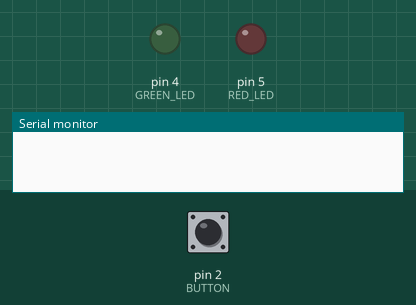
This sketch was run on a simulated Arduino Uno, built with avr-gcc and run on an emulated ATmega328P. Parts: output pins drawn as LEDs (lit = HIGH), the last lines printed to the serial monitor. The inputs (shaded band) are chosen by the test bench; at power-on: pin 2 (BUTTON) HIGH.

Above: at 1.2 s.
1.3 s: pin 2 (BUTTON) pulled LOW for 0.15 s
At 1.7 s:
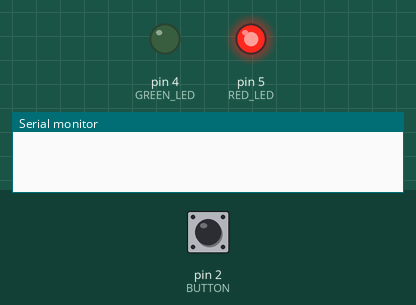
2.9 s: pin 2 (BUTTON) pulled LOW for 3.2 s
At 3.7 s:
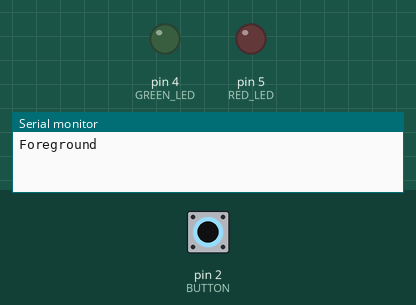
Timing chart, 0 to 7.7 s (numbered marks = the images above; inputs shaded):
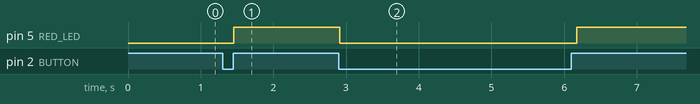

Measured:
- after the input at 1.3 s, pin 5 (RED_LED): LOW → HIGH after 0.16 s
- after the input at 2.9 s, pin 5 (RED_LED): HIGH → LOW at once, → HIGH 3.3 s later

The sketch:

Problem.ino
```cpp
// define shield pins
#define BUTTON 2
#define GREEN_LED 4
#define RED_LED 5

#define LED_TIME 200 // 100 ms on
#define TIMER1_COMPARE_VALUE 31250 //1s w/ 256 prescale
#define TIMER2_COMPARE_VALUE 255 // 1024 prescale, needs to be 1562.5 to be 10 Hz, so another "prescale" is in the ISR


// init counters/flags for each timer
volatile unsigned int gCounter = 0;
volatile unsigned char gISRFlagTimer1 = 0;
volatile unsigned int gISRFlagTimer2 = 0;
volatile bool buttonPressed = false;

void setup() {
  // init comms
  Serial.begin(9600);

  // init I/Os off
  pinMode(GREEN_LED,OUTPUT);
  pinMode(RED_LED,OUTPUT);
  pinMode(BUTTON, INPUT_PULLUP);
  digitalWrite(RED_LED,LOW);
  digitalWrite(GREEN_LED,LOW);

  // Speed of Timer1 = 16MHz/256 = 62.5kHz
  noInterrupts();
  // reset timer regs
  TCCR1A = 0;
  TCCR1B = 0;
  TCCR2A = 0;
  TCCR2B = 0;
  // compare match
  OCR1A = TIMER1_COMPARE_VALUE;
  OCR2A = TIMER2_COMPARE_VALUE;
  // CTC mode
  TCCR1B |= (1<<WGM12);
  TCCR2B |= (1<<WGM22);
  // set prescales
  TCCR1B |= (1<<CS12);
  TCCR2B |= (1<<CS22);
  TCCR2B |= (1<<CS21);
  TCCR2B |= (1<<CS20);
  // enable timer compare interrupt
  TIMSK1 |= (1<<OCIE1A);
  TIMSK2 |= (1<<OCIE2A);
  // button interrupt
  // Enable external interrupt on INT0
  EIMSK |= (1 << INT0);
  // Trigger interrupt on any logical change
  EICRA |= (1 << ISC00);
  interrupts();
}

void loop() {
  // foreground task
  if (gCounter == 3) { // print every 3 seconds
    Serial.println("Foreground ");
    gCounter = 0;
  }
}

ISR(TIMER1_COMPA_vect){
  // toggle first
  gISRFlagTimer1 = ~gISRFlagTimer1;
  // every 1 sec
  if(gISRFlagTimer1){
    gCounter++; // main task timer
    digitalWrite(GREEN_LED, HIGH);
    delay(LED_TIME);
    digitalWrite(GREEN_LED, LOW);
  }
}

ISR(TIMER2_COMPA_vect){
  // count 6 times, 6 times will take .1 sec
  // this works as another prescaler
  gISRFlagTimer2++;
  if (buttonPressed){
    // 255 * 6 = 1530 Hz, ideally should be 1562.5 but this is closest
    if (gISRFlagTimer2 == 6){
      gISRFlagTimer2 = 0;
      digitalWrite(RED_LED,HIGH);
    }
  } else if (gISRFlagTimer2 == 6){
      gISRFlagTimer2 = 0;
  } else {
    digitalWrite(RED_LED,LOW);
  }
}

// ISR for button press
ISR(INT0_vect) {
  buttonPressed = digitalRead(BUTTON);
}
```
